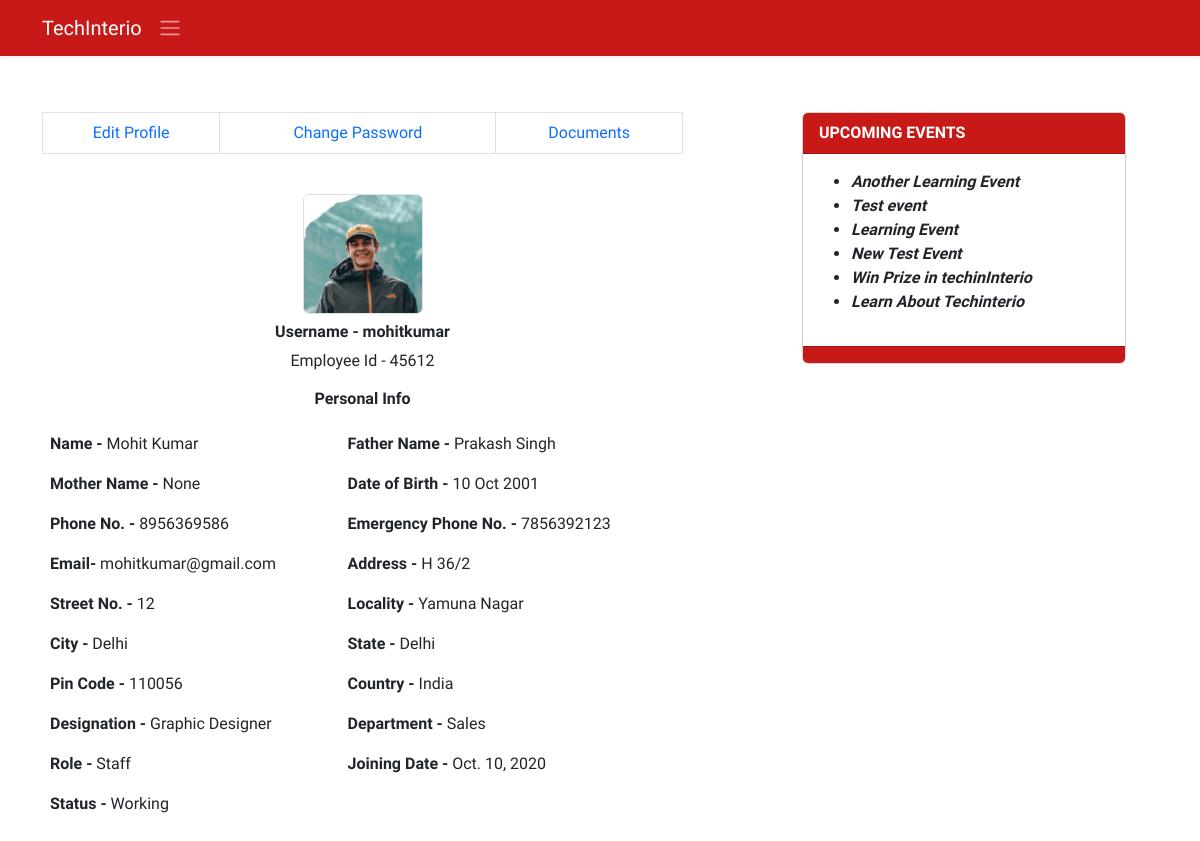
The app's page /ems/profile/ (signed in), older data.
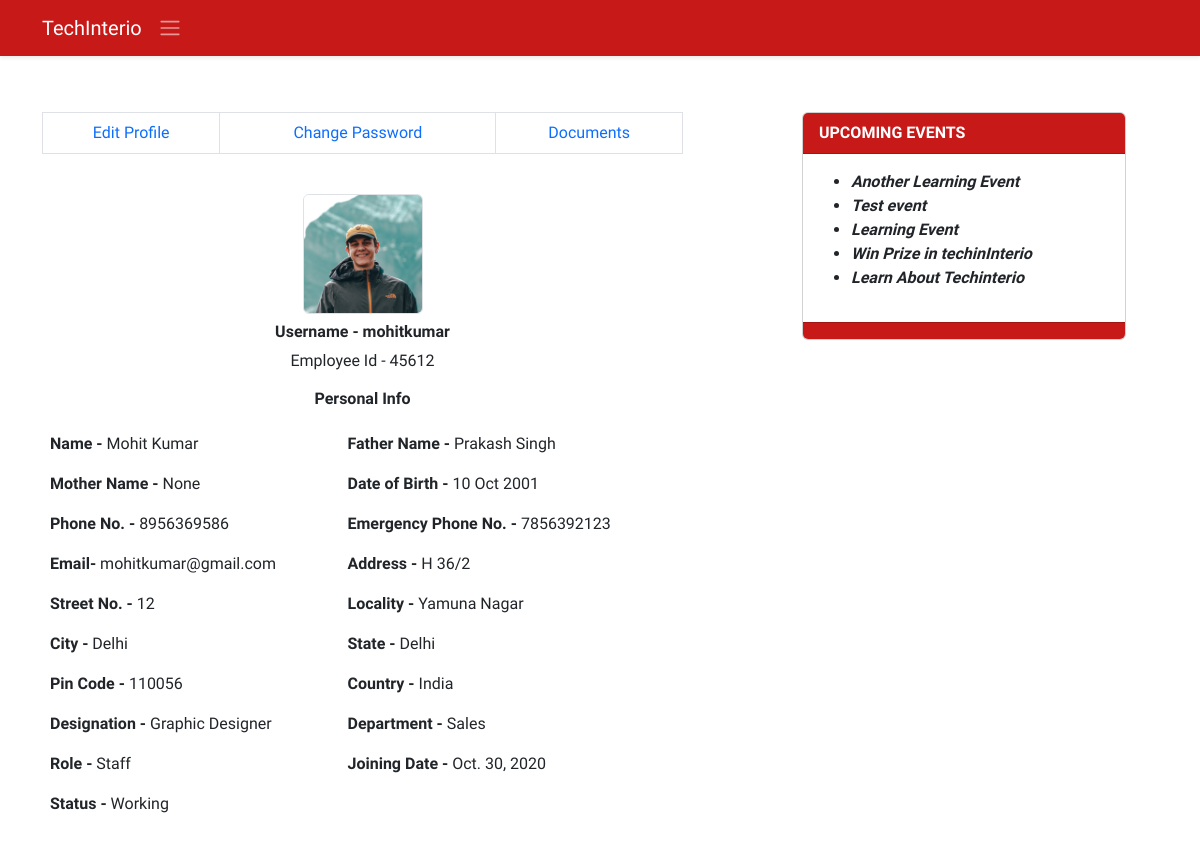
The same page, newer data.
### ems/models.py (models this page shows, shortened)
class Employee(models.Model):
    empid=models.AutoField(primary_key=True)
    employeeid=models.IntegerField(unique=True, null=True, blank=True)
    user=models.OneToOneField(User,on_delete=models.CASCADE)
    name=models.CharField(max_length=50)
    father_name=models.CharField(max_length=50)
    mother_name=models.CharField(max_length=50,null=True,blank=True)
    avtar=models.ImageField(upload_to='employee_profile_images', blank=True , default='profile.jpg')
    dob=models.DateField()
    email=models.EmailField(max_length=100)
    mobile_no=models.IntegerField()
    emergency_mobile_no=models.IntegerField(null=True,blank=True)
    address=models.OneToOneField(Address, on_delete=models.CASCADE,blank=True, null=True,)
    designation=models.CharField(max_length=70,null=True, blank=True)
    role=models.ForeignKey(Role, on_delete=models.SET_NULL,blank=True, null=True,)
    department=models.ForeignKey(Department, on_delete=models.SET_NULL,blank=True, null=True,)
    joining_date=models.DateField(null=True, blank=True)
    status=models.CharField(max_length=15)
    @property
    def imageURL(self):
        try:
            url=self.avtar.url
        except:
            url=''
        return url
    class Meta:
        ordering = ('name',)

class Address(models.Model):
    user=models.OneToOneField(User,on_delete=models.CASCADE, blank=True,null=True)
    address=models.CharField(max_length=150)
    street=models.CharField(max_length=70)
    locality=models.CharField(max_length=70)
    city=models.CharField(max_length=50)
    state=models.CharField(max_length=50)
    pincode=models.FloatField(max_length=50)
    country=models.CharField(max_length=50, default='India')

class Department(models.Model):
    name=models.CharField(max_length=70, unique=True)
    description=models.TextField(max_length=200)
    created_at = models.DateTimeField(auto_now_add=True,blank=True,null=True)
    updated_at = models.DateTimeField(auto_now=True,blank=True,null=True)
    def __str__(self):
        return self.name

class Role(models.Model):
    name=models.CharField(max_length=70, unique=True)
    description=models.TextField(max_length=200)
    created_at = models.DateTimeField(auto_now_add=True,blank=True,null=True)
    updated_at = models.DateTimeField(auto_now=True,blank=True,null=True)
    def __str__(self):
        return self.name

class Events(models.Model):
    title=models.CharField(max_length=150)
    description=models.TextField(max_length=300)
    created_at=models.DateTimeField(auto_now_add=True)
    updated_at=models.DateTimeField(auto_now=True)
    image=models.ImageField(upload_to='events',null=True,blank=True)
    date=models.DateField()
    is_completed=models.BooleanField(default=False)

### ems/views.py (the view, shortened to what this page needs)
# urls.py: path('profile/',profile,name='profile'),
def profile(request):
    context = {}
    try:
        if request.user.is_authenticated:
            if not request.user.is_superuser:
                try:
                    events = Events.objects.exclude(
                        is_completed=True).order_by('-id')[:10]
                    profile = Employee.objects.get(user=request.user)
                    address = Address.objects.get(user=request.user)
                    dob = str(profile.dob).split('-')
                    now = datetime.now()
                    day = now.day
                    month = now.month
                    year = now.year
                    dob_day = int(dob[2])
                    dob_month = int(dob[1])
                    dob_year = int(dob[0])
                    name = str(profile.name).split(' ')
                    if dob_month == month and dob_day == day:
                        print('Happy Birthday to ', profile.name)
                        context['birthday'] = True
                        context['name'] = name[0]
                    else:
                        context['birthday'] = False
                    if profile.joining_date != '':
                        print('inside annivarsary')
                        joining_date = str(profile.joining_date).split('-')
                        j_day = int(joining_date[2])
                        j_month = int(joining_date[1])
                        j_year = int(joining_date[0])
                        completed_yers = year-j_year
                    else:
                        messages.warning(request, 'Please Add Joining Date!')
                    context['profile'] = profile
                    context['address'] = address
                    context['events'] = events
                except Exception as e:
                    print('Profile Inside Exception : ', e)
                    messages.warning(
                        request, 'Profile Not found Please contact Admin')
                    return redirect('ems:ems')
                return render(request, 'ems/profile.html', context)
            else:
                return redirect('ems:ems')
        else:
            messages.warning(request, 'Please Login!')
            return redirect('home:login')
    except Exception as e:
        print('Profile Exception : ', e)
    return redirect('/')

### ems/templates/ems/profile.html (shortened to what this page needs)
{% extends './base.html' %}
{% block body %}
<section class="py-5">
    <div class="container">
        <div class="row d-flex justify-content-between">
            <div class="col-7 ">
                <table class="table table-bordered">
                    <tr class="text-center">
                        <td class=""><a href="{% url 'ems:profile-edit' %}">Edit Profile</a></td>
                        <td class=""><a href="" data-bs-toggle="modal" data-bs-target="#changePassword" >Change Password</a></td>
                        <td><a href="{% url 'ems:documents' %}">Documents</a></td>
                    </tr>
                </table>
                <div class="personal-info">
                    <table class="table table-borderless">
                        <tr>
                            <td colspan="2">
                                <div class="avtar d-flex align-items-center flex-column">
                                    <img src="{{profile.imageURL}}" alt="" class="rounded border ">
                                    <div class="d-flex justify-content-between align-items-center">
                                        <h6 class="m-2 profile-title"><b>Username - </b>{{profile.user.username}}</h6>
                                    </div>
                                    <span>Employee Id - {{profile.employeeid}}</span>
                                </div>
                            </td>
                        </tr>
                        <tr>
                            <td colspan="2">
                              <h6 class="text-center profile-title">Personal Info</h6>
                            </td>
                        </tr>
                        <tr>
                            <td><b>Name - </b>{{profile.name}}</td>
                            <td><b>Father Name - </b>{{profile.father_name}}</td>
                        </tr>
                        <tr>
                            <td><b>Mother Name - </b>{{profile.mother_name}}</td>
                            <td><b>Date of Birth - </b>{{profile.dob |date:'d M Y'}}</td>
                        </tr>
                        <tr>
                            <td><b>Phone No. - </b>{{profile.mobile_no}}</td>
                            <td><b>Emergency Phone No. - </b>{{profile.emergency_mobile_no}}</td>
                        </tr>
                        <tr>
                            <td><b>Email- </b>{{profile.email}}</td>
                            <td><b>Address - </b>{{address.address}}</td>
                        </tr>
                        <tr>
                            <td><b>Street No. - </b>{{address.street}}</td>
                            <td><b>Locality - </b>{{address.locality}}</td>
                        </tr>
                        <tr>
                            <td><b>City - </b>{{address.city}}</td>
                            <td><b>State - </b>{{address.state}}</td>
                        </tr>
                        <tr>
                            <td><b>Pin Code - </b>{{address.pincode|floatformat:'0'}}</td>
                            <td><b>Country - </b>{{address.country}}</td>
                        </tr>
                        <tr>
                            <td><b>Designation - </b>{{profile.designation}}</td>
                            <td><b>Department - </b>{{profile.department}}</td>
                        </tr>
                        <tr>
                            <td><b>Role - </b>{{profile.role}}</td>
                            <td><b>Joining Date - </b>{{profile.joining_date}}</td>
                        </tr>
                        <tr>
                            <td><b>Status - </b>{{profile.status}}</td>
                        </tr>
                    </table>
                </div>
            </div>
            <div class="col-4 ">
                <div class="row gy-4">
                    <div class="col-11 ">
                    <div class="card">
                        <div class="card-header nav-bg text-white">
                            <span class="fw-semibold text-uppercase">Upcoming Events</span>
                        </div>
                        <div class="card-body">
                            <ul class="">
                            {% for event in events  %}
                            <li ><a href="{% url 'ems:event' event.id %}" class="fw-semibold text-dark fst-italic">{{event.title}}</a></li>
                            {% endfor %}
                        </ul>
                        </div>
                        <div class="card-footer small text-white nav-bg"></div>
                    </div>
                    </div>
                </div>
            </div>
        </div>
    </div>
</section>
{% endblock body %}

### ems/templates/ems/base.html (shortened to what this page needs)
<!DOCTYPE html>
{% load static %}
<html lang="en">
<head>
    <link href="https://cdn.jsdelivr.net/npm/bootstrap@5.2.0/dist/css/bootstrap.min.css" rel="stylesheet"
>
    <link href='https://unpkg.com/boxicons@2.1.2/css/boxicons.min.css' rel='stylesheet'>
    <link rel="stylesheet" href="{% static 'css/style.css' %}">
</head>
<body>
    <header class="shadow-sm header" >
        <nav class="navbar navbar-expand-lg nav-bg navbar-dark shadow-sm fixed-top">
            <div class="container d-flex align-items-center justify-content-start">
                <a class="navbar-brand" href="{% url 'home:home' %}">TechInterio</a>
                <a class="cursor-pointer float-end active " data-bs-toggle="offcanvas" data-bs-target="#staticBackdrop"
                    aria-controls="staticBackdrop"><span class="navbar-toggler-icon"></span></a>
            </div>
        </nav>
    </header>
    <main class="my-5 pt-3">
        {% block body %}{% endblock body %}
    </main>
</body>
</html>

### static/css/style.css (style rules this page uses)
* { margin: 0; padding: 0; box-sizing: border-box; }
:root { --body-font: 'Red Hat Display', sans-serif; --second-font: 'Kaushan Script', cursive; --biggest-font-size: 2rem; --bigger-font-size: 1.5rem; --big-font-size: 1.25rem; --h1-font-size: 1.5rem; --h2-font-size: 1.25rem; --h3-font-size: 1rem; --normal-font-size: .938rem; --small-font-size: .813rem; --smaller-font-size: .75rem; --font-bold: 700; --font-black: 900; }
@media screen and (min-width: 1024px) { :root { --biggest-font-size: 6rem; --bigger-font-size: 3.5rem; --big-font-size: 2.75rem; --h1-font-size: 2.25rem; --h2-font-size: 1.5rem; --h3-font-size: 1.25rem; --normal-font-size: 1rem; --small-font-size: .875rem; --smaller-font-size: .813rem; --bs-modal-width: 700px; } }
* { box-sizing: border-box; padding: 0; margin: 0; }
html { scroll-behavior: smooth; }
body, button, label, select, input { font-family: var(--body-font); font-size: var(--normal-font-size); }
a { text-decoration: none; }
img { max-width: 100%; height: auto; }
.cursor-pointer { cursor: pointer; }
.nav-bg { background-color: #c30000e6 !important; }
.avtar img { height: 120px; margin-top: 1rem; width: 120px; object-fit: cover; object-position: center; }
.profile-title { font-weight: var(--font-bold); font-size: var(--normal-font); }

Row changes from the older to the newer data that the page shows:
removed Events: title "New Test Event"
changed Employee "Mohit Kumar": joining_date "Oct. 10, 2020" → "Oct. 30, 2020"
